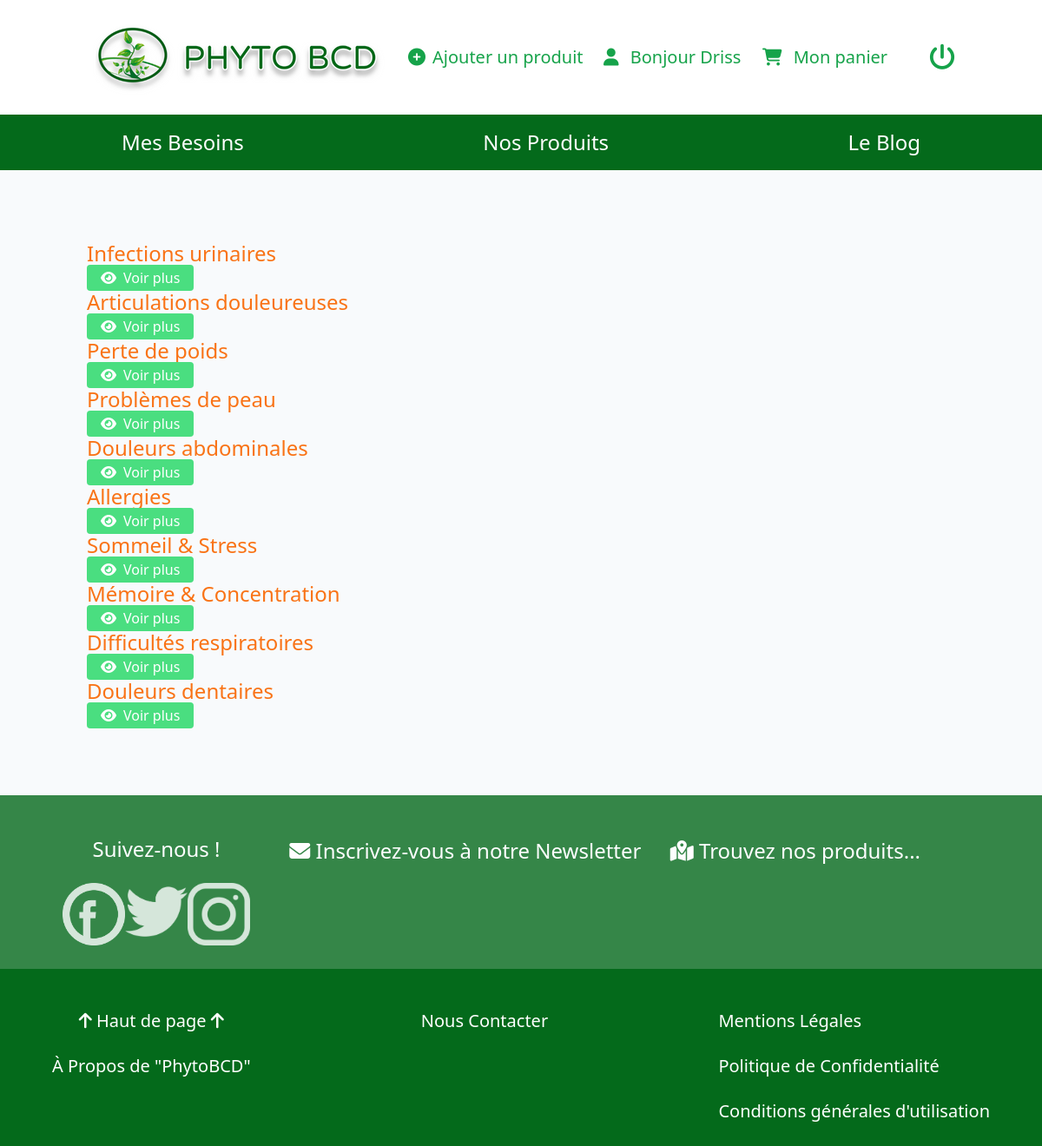
Page /effets.php (signed in) on the committed database.
### tables this page shows
CREATE TABLE `effet` (
  `id` int(11) NOT NULL,
  `name` varchar(255) NOT NULL,
  `image` varchar(255) NOT NULL
);

### src/Effet.php (called while the page is built, shortened)
<?php
class Effet{
    private $id;
    private $name;
    public function getId()
    {
        return $this->id;
    }
    public function getName()
    {
         return $this->name;
    }
}
?>

### effets.php (the view, shortened to what this page needs)
<?php
require_once "./includes/header.php";
require_once "./src/Effet.php";
$stmt = $pdo->query("SELECT * FROM effet");
$effets = $stmt->fetchAll(PDO::FETCH_CLASS, "Effet");
?>
    <?php foreach($effets as $effet): ?>
    <h3 class="text-2xl font-light text-orange-500 "><?= $effet->getName() ?></h3>
    <a href="index.php?id=<?= $effet->getId() ?>" class="py-1 px-3 rounded bg-green-400 hover:bg-green-600 text-white">
            <i class="fa-solid fa-eye mr-2"></i>Voir plus
        </a>
    <?php endforeach ?>
  <?php
require_once "./includes/footer.php";
?>

### rows in the picture
effet: name "Infections urinaires"
effet: name "Articulations douleureuses"
effet: name "Perte de poids"
effet: name "Problèmes de peau"
effet: name "Douleurs abdominales"
effet: name "Allergies"
effet: name "Sommeil & Stress"
effet: name "Mémoire & Concentration"
effet: name "Difficultés respiratoires"
effet: name "Douleurs dentaires"

### other values in the picture
$user["firstname"] "Driss"
